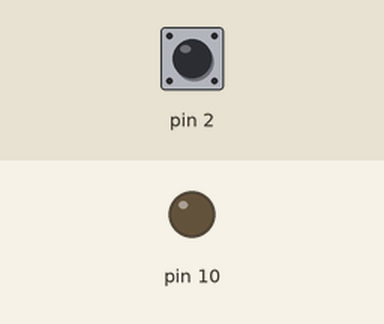
The sketch below on a simulated Arduino Uno, built with avr-gcc and run on an emulated ATmega328P. Shown: output pins drawn as LEDs (lit = HIGH). The inputs (shaded band) are chosen by the test bench; at power-on: pin 2 HIGH.

Above: at 1.2 s.
1.3 s: pin 2 pulled LOW for 0.15 s
At 2.4 s:
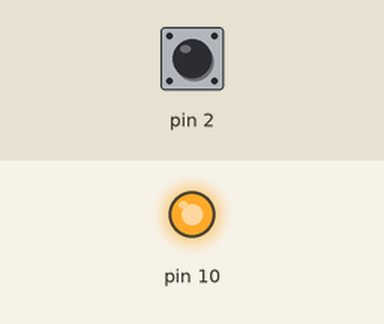
2.9 s: pin 2 pulled LOW for 1 s
At 3.6 s:
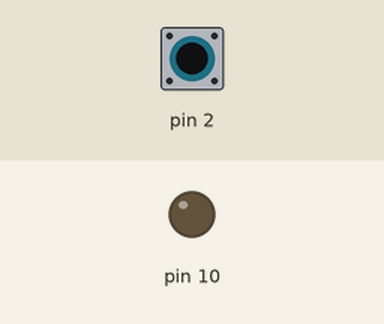
5.4 s: pin 2 pulled LOW for 3.2 s
At 6.7 s:
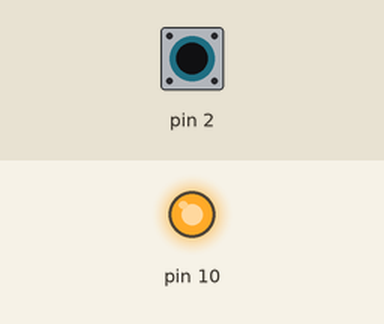
Timing chart, 0 to 8.4 s (numbered marks = the images above; inputs shaded):
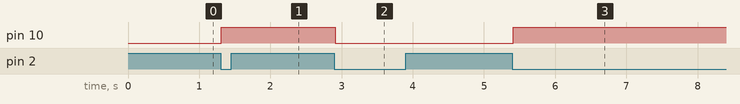

Measured:
- after the input at 1.3 s, pin 10: LOW → HIGH at once
- after the input at 2.9 s, pin 10: HIGH → LOW at once
- after the input at 5.4 s, pin 10: LOW → HIGH at once

The sketch:

sketch_7bilet.ino
```cpp
boolean buttonWasUp = true;
boolean ledEnabled = false;

void setup() {
  pinMode(10, OUTPUT);
  pinMode(2, INPUT_PULLUP);
}

void loop() {
   // узнаем, отпущена ли кнопка сейчас
   boolean buttonIsUp = digitalRead(2);

   // если кнопка была отпущена и не отпущена сейчас
   if (buttonWasUp && !buttonIsUp) {

      // исключаем дребезг контактов тактовой кнопки
      delay(10);

    // и считываем сигнал с кнопки снова
    buttonIsUp = digitalRead(2);

      // если кнопка нажата, то переворачиваем сигнал светодиода
      if (!buttonIsUp) {
         ledEnabled = !ledEnabled;
         digitalWrite(10, ledEnabled);
      }
   }

   // запоминаем состояние кнопки для новой итерации
   buttonWasUp = buttonIsUp;
}
```
